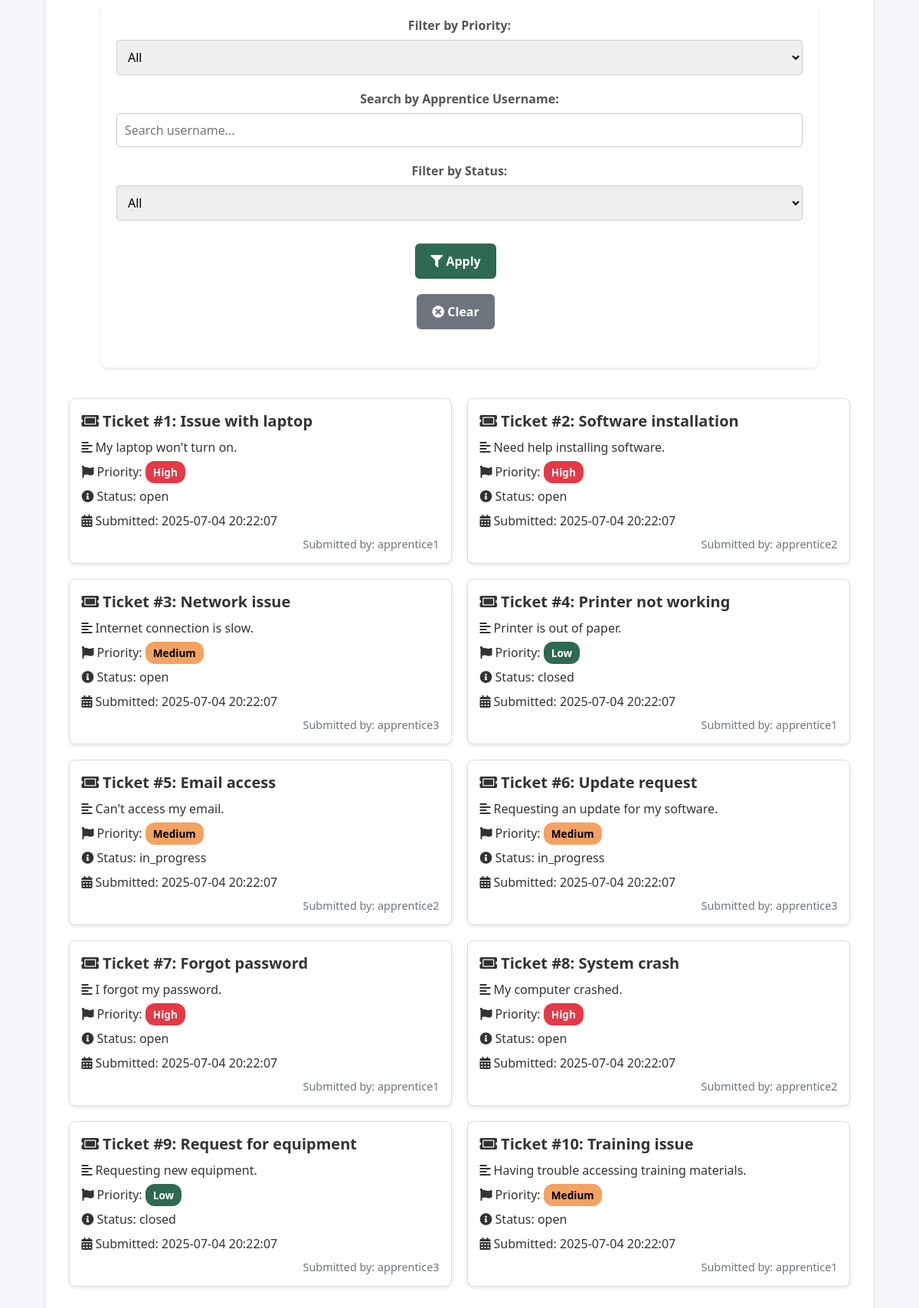
Page /tickets (signed in, lower part) on the earlier database version.
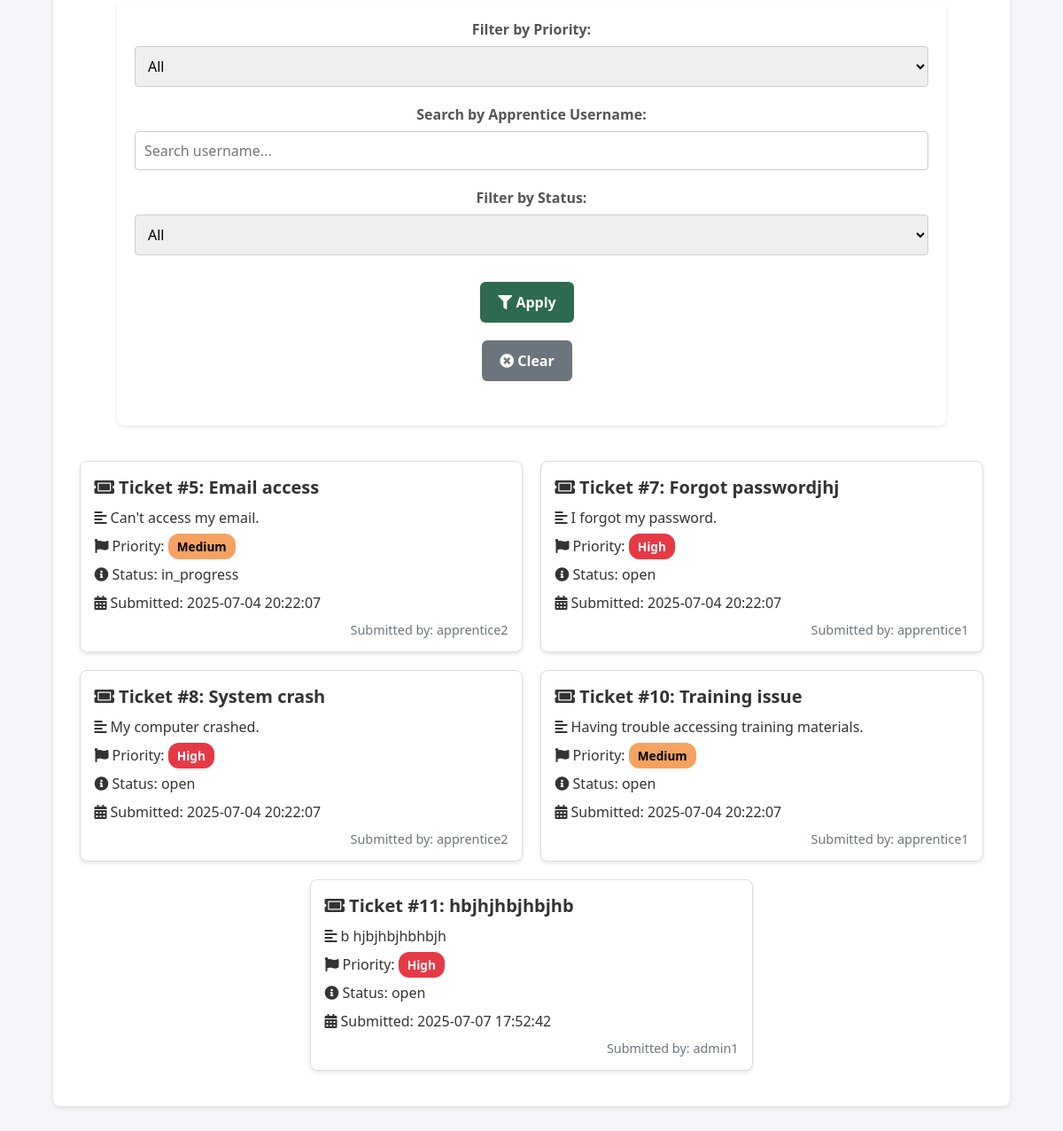
Same page on the later database version.
### tables this page shows
CREATE TABLE tickets (
            id INTEGER PRIMARY KEY AUTOINCREMENT,
            user_id INTEGER NOT NULL,
            title TEXT NOT NULL,
            description TEXT NOT NULL,
            priority TEXT CHECK(priority IN ('High', 'Medium', 'Low')),
            status TEXT CHECK(status IN ('open', 'in_progress', 'closed')),
            created_at DATETIME DEFAULT CURRENT_TIMESTAMP,
            FOREIGN KEY (user_id) REFERENCES users(id)
        );

CREATE TABLE users (
            id INTEGER PRIMARY KEY AUTOINCREMENT,
            username TEXT UNIQUE NOT NULL,
            password TEXT NOT NULL,
            email TEXT,
            role TEXT NOT NULL CHECK(role IN ('apprentice', 'admin'))
        );

### app/tickets.py (the view, shortened to what this page needs)
@app.route('/tickets')
@login_required
def tickets():
    conn = get_db_connection()
    if session.get('role') == 'admin':
        query = '''
            SELECT tickets.*, users.username
            FROM tickets
            JOIN users ON tickets.user_id = users.id
            WHERE 1=1
        '''
        params = []
    status_filter = request.args.get('status')
    if status_filter:
        query += ' AND tickets.status = ?'
        params.append(status_filter)
    priority_filter = request.args.get('priority')
    if priority_filter:
        query += ' AND tickets.priority = ?'
        params.append(priority_filter)
    tickets = conn.execute(query, params).fetchall()
    conn.close()
    return render_template('tickets.html', tickets=tickets)

### app/db.py (called while the page is built)
def get_db_connection():
    conn = sqlite3.connect('helpdesk.db')
    conn.row_factory = sqlite3.Row
    return conn

### app/tickets.py (called while the page is built)
def login_required(f):
    from functools import wraps
    from flask import redirect, url_for, flash
    @wraps(f)
    def decorated_function(*args, **kwargs):
        if 'username' not in session:
            flash('You need to log in to view this page.', 'error')
            return redirect(url_for('login'))
        return f(*args, **kwargs)
    return decorated_function

### app/templates/tickets.html (shortened to what the changed rows need)
<!DOCTYPE html>
<html lang="en">
<head>
    <link rel="stylesheet" href="{{ url_for('static', filename='styles.css') }}">
    <link rel="stylesheet" href="https://cdnjs.cloudflare.com/ajax/libs/font-awesome/5.15.1/css/all.min.css">
</head>
<body>
    <div class="container">
        <div class="row">
            {% if tickets %}
                {% for ticket in tickets %}
                    <div class="card" onclick="location.href='{{ url_for('view_ticket', ticket_id=ticket['id']) }}'">
                        <div class="card-body">
                            <h5 class="card-title">
                                <i class="fas fa-ticket-alt"></i> Ticket #{{ ticket['id'] }}: {{ ticket['title'] }}
                            </h5>
                            <p class="card-text"><i class="fas fa-align-left"></i> {{ ticket['description'] }}</p>
                            <p class="card-text">
                                <i class="fas fa-flag"></i> Priority:
                                <span class="badge badge-{{ 'danger' if ticket['priority'] == 'High' else 'warning' if ticket['priority'] == 'Medium' else 'success' }}">
                                    {{ ticket['priority'] }}
                                </span>
                            </p>
                            <p class="card-text"><i class="fas fa-info-circle"></i> Status: {{ ticket['status'] }}</p>
                            <p class="card-text"><i class="fas fa-calendar-alt"></i> Submitted: {{ ticket['created_at'] }}</p>
                        </div>
                        {% if session['role'] != 'apprentice' %}
                            <div class="card-footer">
                                Submitted by: {{ ticket['username'] }}
                            </div>
                        {% endif %}
                    </div>
                {% endfor %}
            {% else %}
                <div class="alert alert-info text-center">
                    <i class="fas fa-info-circle"></i> No tickets found.
                </div>
            {% endif %}
        </div>
    </div>
</body>
</html>

Differences in the rows shown:
removed tickets: id "1", title "Issue with laptop", description "My laptop won't turn on.", priority "High", status "open", created_at "2025-07-04 20:22:07", username "apprentice1"
removed tickets: id "2", title "Software installation", description "Need help installing software.", priority "High", status "open", created_at "2025-07-04 20:22:07", username "apprentice2"
removed tickets: id "3", title "Network issue", description "Internet connection is slow.", priority "Medium", status "open", created_at "2025-07-04 20:22:07", username "apprentice3"
removed tickets: id "4", title "Printer not working", description "Printer is out of paper.", priority "Low", status "closed", created_at "2025-07-04 20:22:07", username "apprentice1"
removed tickets: id "6", title "Update request", description "Requesting an update for my software.", priority "Medium", status "in_progress", created_at "2025-07-04 20:22:07", username "apprentice3"
removed tickets: id "9", title "Request for equipment", description "Requesting new equipment.", priority "Low", status "closed", created_at "2025-07-04 20:22:07", username "apprentice3"
changed tickets "I forgot my password.": title "Forgot password" → "Forgot passwordjhj"
added tickets: id "11", title "hbjhjhbjhbjhb", description "b hjbjhbjhbhbjh", priority "High", status "open", created_at "2025-07-07 17:52:42", username "admin1"
